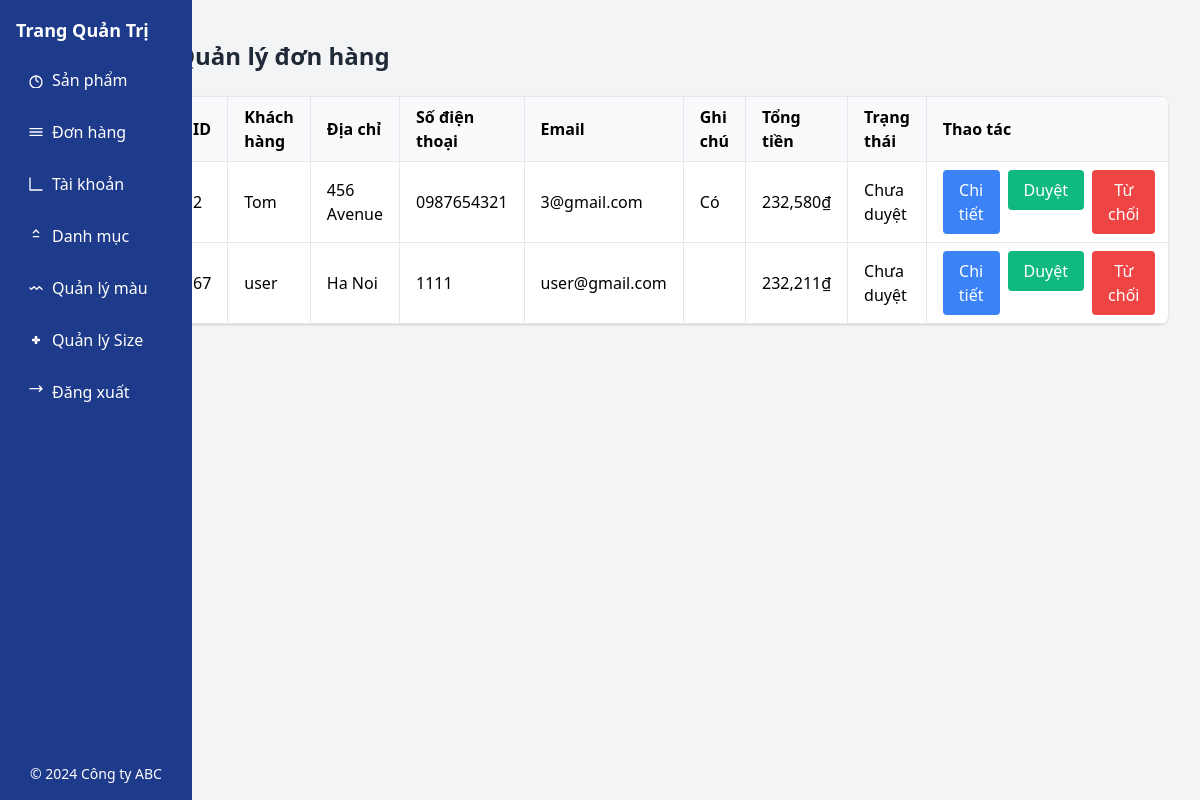
The page /admin/qlgiohang.php on the database its author committed.
### tables this page shows
CREATE TABLE IF NOT EXISTS `order` (
  `order_id` int NOT NULL AUTO_INCREMENT,
  `user_id` int NOT NULL,
  `email` varchar(100) NOT NULL,
  `user_name` varchar(50) NOT NULL,
  `user_address` varchar(255) NOT NULL,
  `tel` varchar(11) NOT NULL,
  `note` text NOT NULL,
  `total` float NOT NULL,
  `status` int NOT NULL,
  PRIMARY KEY (`order_id`),
  KEY `user` (`user_id`)
);

### class/Db.php (called while the page is built, shortened)
<?php
class Db
{
  public static $conn = null;
  function __construct()
  {
    Db::$conn = new PDO("mysql:host=localhost; dbname=e1", 'root', '');
    Db::$conn->setAttribute(PDO::ATTR_ERRMODE, PDO::ERRMODE_EXCEPTION);
  }
  function selectSQL($sql, $arrParam = [])
  {
    $stm = Db::$conn->prepare($sql);
    $stm->execute($arrParam);
    return $stm->fetchAll(PDO::FETCH_ASSOC);
  }
}

### admin/qlgiohang.php (the view, shortened to what this page needs)
<?php
$order = new Order();
$orders = $order->selectSQL('SELECT * FROM `order`', []);
?>
<!DOCTYPE html>
<html lang="en">
<head>
    <link href="https://cdn.jsdelivr.net/npm/tailwindcss@2.2.19/dist/tailwind.min.css" rel="stylesheet">
</head>
<body class="bg-gray-100">
    <div class="flex">
        <?php include './views/navAdmin.php'; ?>
        <div class="flex-1 p-4">
            <div class="container mx-auto px-4 py-6">
                <h1 class="text-2xl font-bold text-gray-800 mb-6">Quản lý đơn hàng</h1>
                <div class="overflow-x-auto bg-white rounded-lg shadow">
                    <table class="table-auto w-full text-left border-collapse border border-gray-200">
                        <thead class="bg-gray-50">
                            <tr>
                                <th class="px-4 py-2 border border-gray-200">ID</th>
                                <th class="px-4 py-2 border border-gray-200">Khách hàng</th>
                                <th class="px-4 py-2 border border-gray-200">Địa chỉ</th>
                                <th class="px-4 py-2 border border-gray-200">Số điện thoại</th>
                                <th class="px-4 py-2 border border-gray-200">Email</th>
                                <th class="px-4 py-2 border border-gray-200">Ghi chú</th>
                                <th class="px-4 py-2 border border-gray-200">Tổng tiền</th>
                                <th class="px-4 py-2 border border-gray-200">Trạng thái</th>
                                <th class="px-4 py-2 border border-gray-200">Thao tác</th>
                            </tr>
                        </thead>
                        <tbody>
                            <?php if ($orders): ?>
                            <?php foreach ($orders as $order): ?>
                            <tr>
                                <td class="px-4 py-2 border border-gray-200"><?php echo $order['order_id']; ?></td>
                                <td class="px-4 py-2 border border-gray-200"><?php echo $order['user_name']; ?></td>
                                <td class="px-4 py-2 border border-gray-200"><?php echo $order['user_address']; ?></td>
                                <td class="px-4 py-2 border border-gray-200"><?php echo $order['tel']; ?></td>
                                <td class="px-4 py-2 border border-gray-200"><?php echo $order['email']; ?></td>
                                <td class="px-4 py-2 border border-gray-200"><?php echo $order['note']; ?></td>
                                <td class="px-4 py-2 border border-gray-200">
                                    <?php echo number_format($order['total']); ?>₫</td>
                                <td class="px-4 py-2 border border-gray-200">
                                    <?php if($order['status'] == 1){
                                            echo "Chưa duyệt";
                                        } elseif($order['status'] == 2) {
                                            echo "Đã duyệt";
                                        }else{
                                            echo "Từ chối";
                                        } ?>
                                </td>
                                <td class="px-4 py-2 border border-gray-200">
                                    <div class="flex space-x-2">
                                        <form method="GET" action="index.php">
                                            <button type="submit"
                                                class="px-4 py-2 bg-blue-500 text-white rounded hover:bg-blue-600">Chi
                                                tiết</button>
                                        </form>
                                        <?php if ($order['status'] == 1):  ?>
                                        <form method="POST" action="index.php?page=qlgiohang">
                                            <button type="submit" name="update_status"
                                                class="px-4 py-2 bg-green-500 text-white rounded hover:bg-green-600">Duyệt</button>
                                        </form>
                                        <form method="POST" action="index.php?page=qlgiohang">
                                            <button type="submit" name="update_status"
                                                class="px-4 py-2 bg-red-500 text-white rounded hover:bg-red-600">Từ
                                                chối</button>
                                        </form>
                                        <?php endif; ?>
                                    </div>
                                </td>
                            </tr>
                            <?php endforeach; ?>
                            <?php else: ?>
                            <tr>
                                <td colspan="8" class="px-4 py-2 text-center">Không có đơn hàng nào.</td>
                            </tr>
                            <?php endif; ?>
                        </tbody>
                    </table>
                </div>
            </div>
        </div>
    </div>
</body>
</html>

### rows shown on the page
order: order_id "2", user_name "Tom", user_address "456 Avenue", tel "0987654321", email "3@gmail.com", note "Có", total "232,580", status "Chưa duyệt"
order: order_id "67", user_name "user", user_address "Ha Noi", tel "1111", email "user@gmail.com", total "232,211", status "Chưa duyệt"
